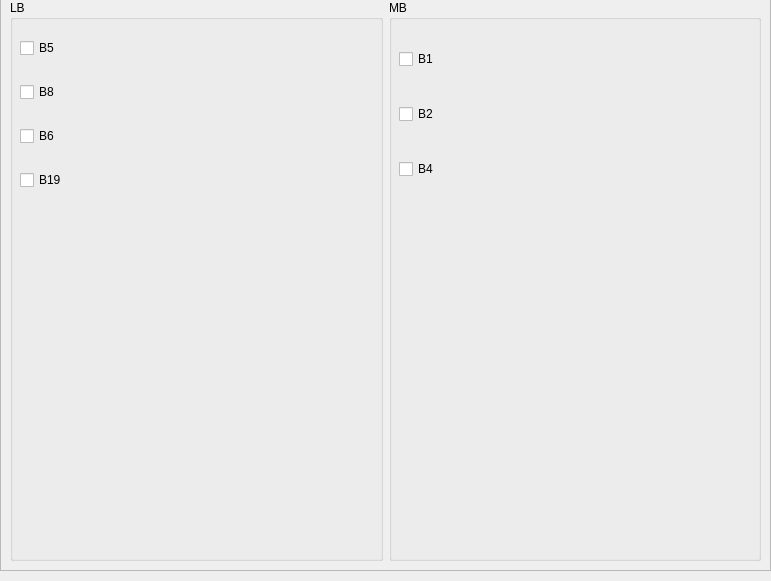
      <widget class="QWidget" name="page_wcdma">
       <property name="geometry">
        <rect>
         <x>0</x>
         <y>0</y>
         <width>771</width>
         <height>581</height>
        </rect>
       </property>
       <attribute name="label">
        <string>WCDMA</string>
       </attribute>
       <widget class="QFrame" name="frame_band_wcdma">
        <property name="geometry">
         <rect>
          <x>0</x>
          <y>-10</y>
          <width>771</width>
          <height>581</height>
         </rect>
        </property>
        <property name="frameShape">
         <enum>QFrame::StyledPanel</enum>
        </property>
        <property name="frameShadow">
         <enum>QFrame::Raised</enum>
        </property>
        <layout class="QHBoxLayout" name="horizontalLayout_3">
         <item>
          <widget class="QGroupBox" name="groupBox_lb_wcdma">
           <property name="title">
            <string>LB</string>
           </property>
           <widget class="QWidget" name="layoutWidget_3">
            <property name="geometry">
             <rect>
              <x>10</x>
              <y>20</y>
              <width>341</width>
              <height>191</height>
             </rect>
            </property>
            <layout class="QGridLayout" name="gridLayout_lb_wcdma">
             <item row="0" column="0">
              <widget class="QCheckBox" name="b5_wcdma">
               <property name="text">
                <string>B5</string>
               </property>
              </widget>
             </item>
             <item row="2" column="0">
              <widget class="QCheckBox" name="b6_wcdma">
               <property name="text">
                <string>B6</string>
               </property>
              </widget>
             </item>
             <item row="1" column="0">
              <widget class="QCheckBox" name="b8_wcdma">
               <property name="text">
                <string>B8</string>
               </property>
              </widget>
             </item>
             <item row="3" column="0">
              <widget class="QCheckBox" name="b19_wcdma">
               <property name="text">
                <string>B19</string>
               </property>
              </widget>
             </item>
            </layout>
           </widget>
          </widget>
         </item>
         <item>
          <widget class="QGroupBox" name="groupBox_mb_wcdma">
           <property name="title">
            <string>MB</string>
           </property>
           <widget class="QWidget" name="layoutWidget_6">
            <property name="geometry">
             <rect>
              <x>10</x>
              <y>20</y>
              <width>341</width>
              <height>191</height>
             </rect>
            </property>
            <layout class="QGridLayout" name="gridLayout_mb_wcdma">
             <item row="1" column="0">
              <widget class="QCheckBox" name="b2_wcdma">
               <property name="text">
                <string>B2</string>
               </property>
              </widget>
             </item>
             <item row="2" column="0">
              <widget class="QCheckBox" name="b4_wcdma">
               <property name="text">
                <string>B4</string>
               </property>
              </widget>
             </item>
             <item row="0" column="0">
              <widget class="QCheckBox" name="b1_wcdma">
               <property name="text">
                <string>B1</string>
               </property>
              </widget>
             </item>
            </layout>
           </widget>
          </widget>
         </item>
        </layout>
       </widget>
      </widget>
